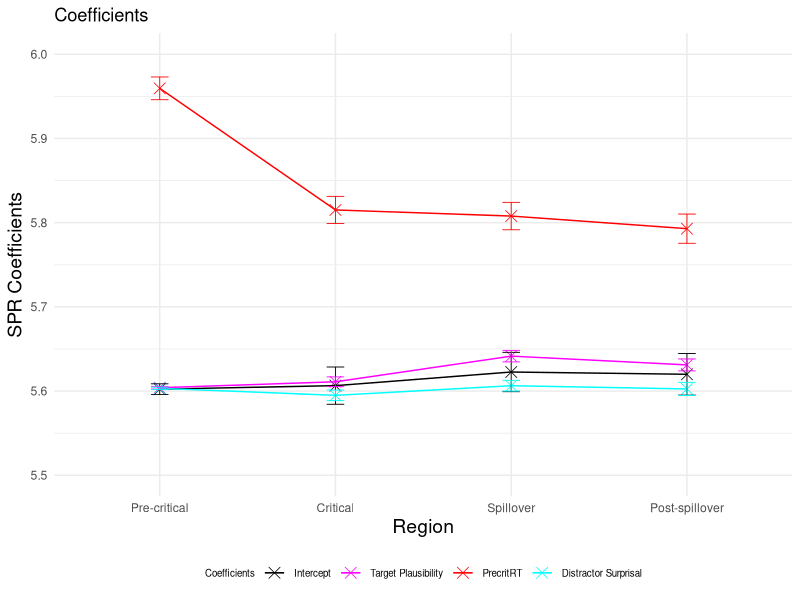
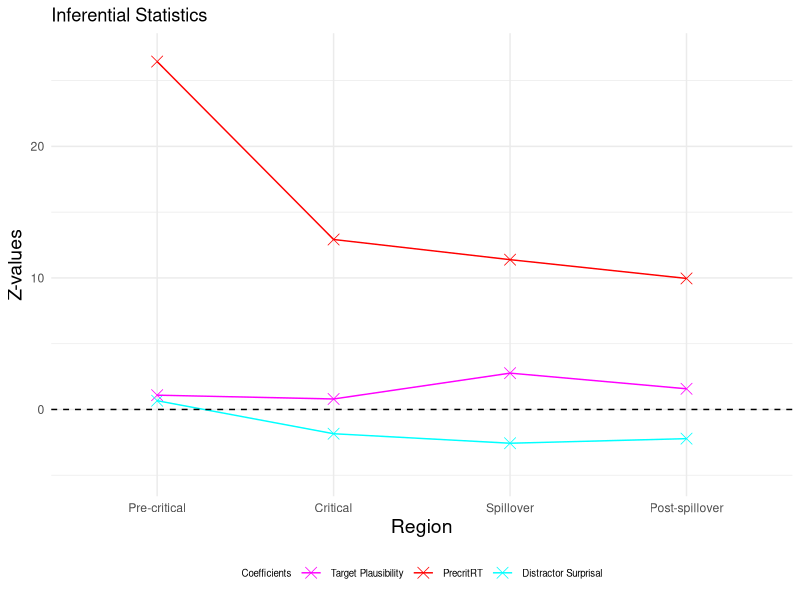
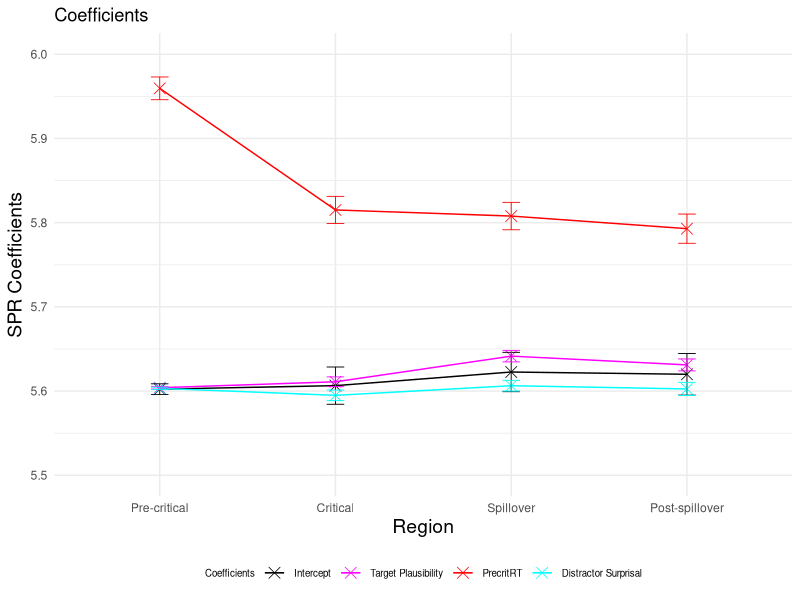
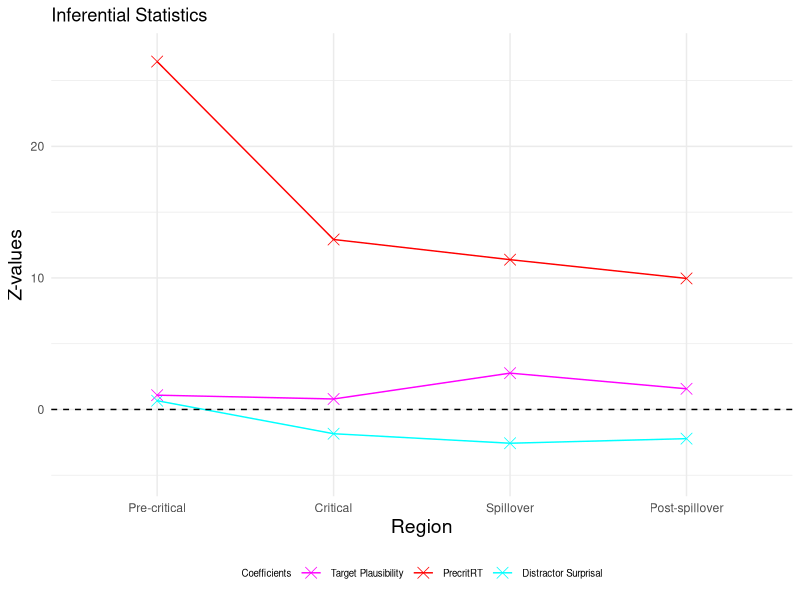

These figures' R source, in order:
### LMER ###
# load lme4 package
library(lme4)
#library(lmerTest)
library(dplyr)
library(ggplot2)

setwd("~/Downloads/Master_Thesis/3_SPR_Study/Results_SPR_Plaus_Leo_LM/")
GP6 <- read.csv("GP6SPR_processed.csv")

residuals <- data.frame(
  Region = character(0),
  Condition = character(0),
  Residual = numeric(0),
  SE_Residual = numeric(0)
)

logRT_estimated <- data.frame(
  Region = character(0),
  Condition = character(0),
  Estimated_logRT = numeric(0),
  SE_Estimated = numeric(0)
)

p_values <- data.frame(
  Region = character(0),
  p_value_plausibility_target = numeric(0),
  p_value_surprisal_distractor = numeric(0),
  p_value_precrit = numeric(0)
)

SPR_coefficients <- data.frame(
  Region = character(0),
  Estimate = character(0),
  Estimate_value = numeric(0),
  Estimate_error = numeric(0),
  Z_value = numeric(0)
)


regions <- c("Pre-critical", "Critical", "Spillover", "Post-spillover") 
conditions <- c("A", "B", "C") 

for (region in regions) 
{
  # Precritical region
  region_subset <- subset(GP6, Region == region)
  
  # standardise predictors
  region_subset$scaled_Plaus_per_region <- scale(region_subset$SPR_Plaus_Rating)
  region_subset$scaled_Surprisaldist_per_region <- scale(region_subset$LeoLM_dist)
  region_subset$scaled_precrit_RT_per_region <- scale(region_subset$precritRT)
  # invert predictor plausibility
  region_subset$inverted_scaled_Plaus_per_region <- (region_subset$scaled_Plaus_per_region) * (-1)
  #log transform reading times
  region_subset$logRT_per_region <- log(region_subset$ReadingTime)
  
  # define and run the linear mixed-effects regression model for the precritical region 
  if (region == "Pre-critical")
  {
    model_per_region <-  lmer(logRT_per_region ~ inverted_scaled_Plaus_per_region + scaled_Surprisaldist_per_region + scaled_precrit_RT_per_region +
                                (1 + inverted_scaled_Plaus_per_region + scaled_Surprisaldist_per_region + scaled_precrit_RT_per_region | Subject) + 
                                (1 + inverted_scaled_Plaus_per_region + scaled_Surprisaldist_per_region + scaled_precrit_RT_per_region | Item), data = region_subset)}
  
  if (region == "Critical")
  {
    model_per_region <-  lmer(logRT_per_region ~ inverted_scaled_Plaus_per_region + scaled_Surprisaldist_per_region + scaled_precrit_RT_per_region +
                                (1 + inverted_scaled_Plaus_per_region + scaled_Surprisaldist_per_region + scaled_precrit_RT_per_region | Subject) + 
                                (1 + inverted_scaled_Plaus_per_region + scaled_Surprisaldist_per_region + scaled_precrit_RT_per_region | Item), data = region_subset)}
  
  if (region == "Spillover")
  {
    model_per_region <-  lmer(logRT_per_region ~ inverted_scaled_Plaus_per_region + scaled_Surprisaldist_per_region + scaled_precrit_RT_per_region +
                                (1 + inverted_scaled_Plaus_per_region + scaled_Surprisaldist_per_region + scaled_precrit_RT_per_region | Subject) + 
                                (1 + inverted_scaled_Plaus_per_region + scaled_Surprisaldist_per_region + scaled_precrit_RT_per_region | Item), data = region_subset)}
  
  if (region == "Post-spillover")
  {
    model_per_region <-  lmer(logRT_per_region ~ inverted_scaled_Plaus_per_region + scaled_Surprisaldist_per_region + scaled_precrit_RT_per_region +
                                (1 + inverted_scaled_Plaus_per_region + scaled_precrit_RT_per_region | Subject) + 
                                (1 + inverted_scaled_Plaus_per_region + scaled_Surprisaldist_per_region + scaled_precrit_RT_per_region | Item), data = region_subset)}

  
  # print the summary of the model
  summary_per_region <- summary(model_per_region)
  print(summary_per_region)
  
  # calculate p-values
  #p_values_per_region <- summary_per_region$coefficients[, "Pr(>|t|)"]
  #new_row_p_value <- data.frame(Region = region, 
   #                             p_value_plausibility_target = p_values_per_region[2], 
  #                              p_value_surprisal_distractor = p_values_per_region[3],
  #                              p_value_precrit = p_values_per_region[4])
  #p_values <- rbind(p_values, new_row_p_value)
  
  # extract intercept and coefficients added to intercept
  coefficients_per_region <- summary_per_region$coefficients
  intercept <- coefficients_per_region["(Intercept)", 1]
  plaus_target_coeff <- coefficients_per_region["(Intercept)", 1] + coefficients_per_region["inverted_scaled_Plaus_per_region", 1]
  surprisal_distractor_coeff <- coefficients_per_region["(Intercept)", 1] + coefficients_per_region["scaled_Surprisaldist_per_region", 1]
  precritRT_coeff <- coefficients_per_region["(Intercept)", 1] + coefficients_per_region["scaled_precrit_RT_per_region", 1]
  
  # add error bars for coefficients and intercept
  new_row_coefficient <- data.frame(Region = region, 
                                    Estimate = "Intercept", 
                                    Estimate_value = intercept, 
                                    Estimate_error = coefficients_per_region["(Intercept)", 2],
                                    Z_value = 0)
  SPR_coefficients <- rbind(SPR_coefficients, new_row_coefficient)
  
  new_row_coefficient <- data.frame(Region = region,
                                    Estimate = "Plausability",
                                    Estimate_value = plaus_target_coeff,
                                    Estimate_error = coefficients_per_region["inverted_scaled_Plaus_per_region", 2],
                                    Z_value = coefficients_per_region["inverted_scaled_Plaus_per_region", 1] / coefficients_per_region["inverted_scaled_Plaus_per_region", 2])
  SPR_coefficients <- rbind(SPR_coefficients, new_row_coefficient)
  
  new_row_coefficient <- data.frame(Region = region,
                                    Estimate = "Surprisal", 
                                    Estimate_value = surprisal_distractor_coeff, 
                                    Estimate_error = coefficients_per_region["scaled_Surprisaldist_per_region", 2],
                                    Z_value = coefficients_per_region["scaled_Surprisaldist_per_region", 1] / coefficients_per_region["scaled_Surprisaldist_per_region", 2])
  SPR_coefficients <- rbind(SPR_coefficients, new_row_coefficient)
  
  new_row_coefficient <- data.frame(Region = region,
                                    Estimate = "PrecritRT", 
                                    Estimate_value = precritRT_coeff, 
                                    Estimate_error = coefficients_per_region["scaled_precrit_RT_per_region", 2],
                                    Z_value = coefficients_per_region["scaled_precrit_RT_per_region", 1] / coefficients_per_region["scaled_precrit_RT_per_region", 2])
  SPR_coefficients <- rbind(SPR_coefficients, new_row_coefficient)
  
  for (condition in conditions)
  {
    #####predict condition A, precritical#####
    region_per_condition <- subset(region_subset, Condition == condition)
    region_per_condition$region_per_condition_Predicted <- predict(model_per_region, newdata = region_per_condition,  type = "response")
    
    # calculate residuals
    Residual_region_per_condition <- mean(region_per_condition$logRT_per_region) - mean(region_per_condition$region_per_condition_Predicted)
    Residual_region_per_condition
    # observed RT for condition A precritical
    region_per_condition_logRT_observed <- mean(region_per_condition$logRT_per_region)
    # if (condition == "C") 
    #  {
    #  print(region_per_condition_logRT_observed)
    # }
    # estimated RT for condition A precritical
    region_per_condition_logRT_estimated <- mean(region_per_condition$region_per_condition_Predicted)
    region_per_condition_logRT_estimated
    
    # calculate standard error for residuals
    SE_residuals_region_per_condition <- sqrt(sd(region_per_condition$logRT, na.rm = TRUE)^2/length(region_per_condition$logRT) + sd(region_per_condition$region_per_condition_Predicted, na.rm = TRUE)^2/length(region_per_condition$region_per_condition_Predicted))
    
    new_row_residuals <- data.frame(Region = region, Condition = condition, Residual = Residual_region_per_condition, SE_Residual = SE_residuals_region_per_condition)
    residuals <- rbind(residuals, new_row_residuals)
    
    # calculate standard error for logRT estimated
    ##
    SE_estimated_region_per_condition <- sd(region_per_condition$region_per_condition_Predicted, na.rm = TRUE) / sqrt(length(region_per_condition$region_per_condition_Predicted)) 
    
    new_row_logRT_estimated <- data.frame(Region = region, Condition = condition, Estimated_logRT = region_per_condition_logRT_estimated, SE_Estimated = SE_estimated_region_per_condition)
    logRT_estimated <- rbind(logRT_estimated, new_row_logRT_estimated)
  }
}

# plot intercept and coefficients added to intercept
p <- ggplot(SPR_coefficients, aes(x = factor(Region, levels = c("Pre-critical", "Critical", "Spillover", "Post-spillover")), 
                                  y = Estimate_value, color = Estimate, group = Estimate)) + geom_point(shape = 4, size = 3.5, stroke = 0.4) + geom_line(linewidth=0.5) + ylim (5.5, 6)
p <- p + theme_minimal() + geom_errorbar(aes(ymin=Estimate_value-Estimate_error, ymax=Estimate_value+Estimate_error), width=.1, size=0.3) 
p <- p + scale_color_manual(name="Coefficients", labels=c("Intercept", "Target Plausibility", "PrecritRT", "Distractor Surprisal"), values=c("#000000", "#FF00FF", "#FF0000", "#00FFFF"))
p <- p + labs(x="Region", y="SPR Coefficients", title = "Coefficients") 
p <- p + theme(legend.position="bottom", legend.text=element_text(size=7), legend.title=element_text(size=7), axis.title.x = element_text(size = 14), axis.title.y = element_text(size = 14)) 
p 
ggsave("Intercept_Coefficients_PrecritRT_Plot.pdf", p, width=4, height=4)


# plot effect sizes (z-vaues)
Effect_sizes <- subset(SPR_coefficients, Estimate != 'Intercept')

p <- ggplot(Effect_sizes, aes(x = factor(Region, levels = c("Pre-critical", "Critical", "Spillover", "Post-spillover")), 
                              y = Z_value, color = Estimate, group = Estimate)) + geom_point(shape = 4, size = 3.5, stroke = 0.4) + geom_line(linewidth=0.5) + ylim (-5, 27)
p <- p + geom_hline(yintercept=0, linetype=2)
p <- p + theme_minimal()
p <- p + scale_color_manual(name="Coefficients", labels=c( "Target Plausibility", "PrecritRT", "Distractor Surprisal"), values=c("#FF00FF", "#FF0000", "#00FFFF"))
p <- p + labs(x="Region", y="Z-values", title = "Inferential Statistics") 
p <- p + theme(legend.position="bottom", legend.text=element_text(size=7), legend.title=element_text(size=7), axis.title.x = element_text(size = 14), axis.title.y = element_text(size = 14)) 
p 
ggsave("Z_values_Precrit_RT_Plot.pdf", p, width=4, height=4)

